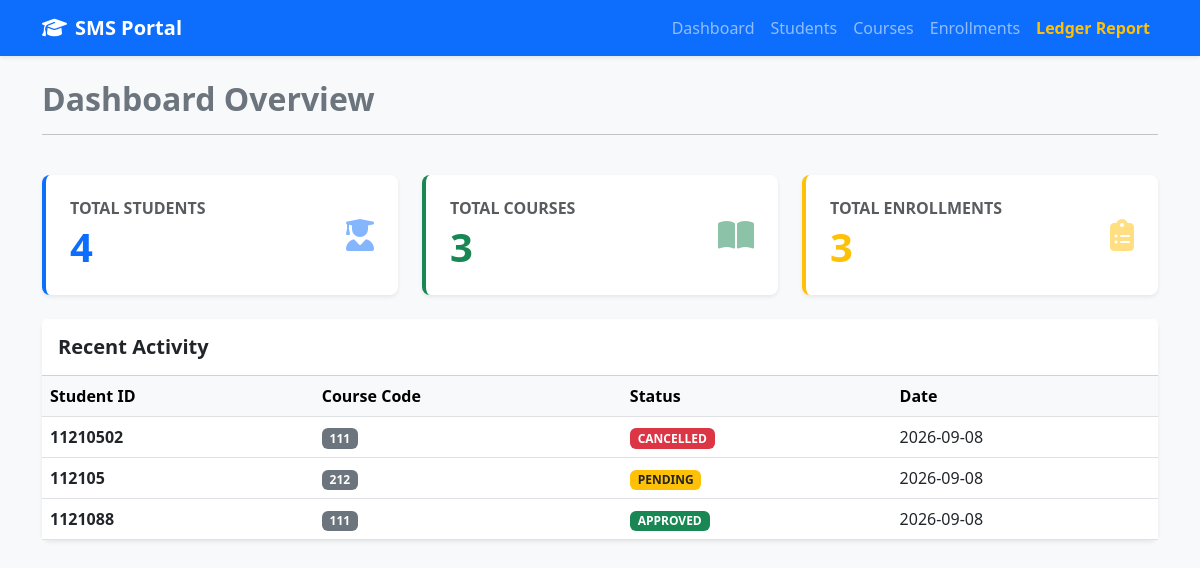
The app's page / (signed in), older data.
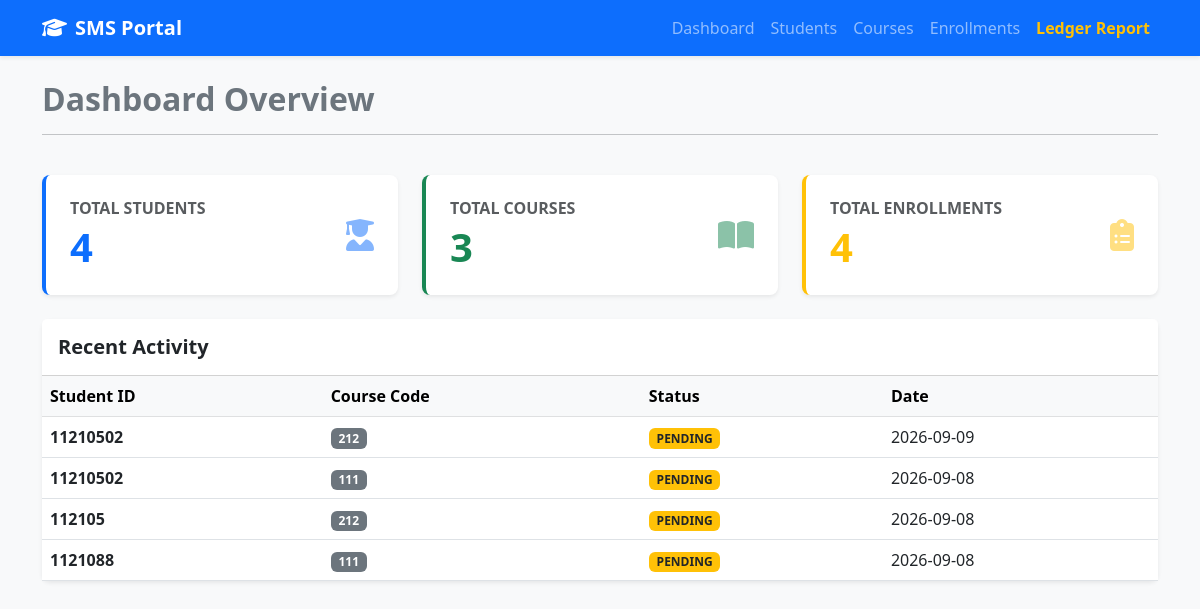
The same page, newer data.
### enrollments/models.py (models this page shows, shortened)
class Enrollment(models.Model):
    STATUS_CHOICES = (
        ('PENDING', 'Pending'),
        ('APPROVED', 'Approved'),
        ('CANCELLED', 'Cancelled'),
    )
    student = models.ForeignKey(Student, on_delete=models.CASCADE, related_name='enrollments')
    course = models.ForeignKey(Course, on_delete=models.CASCADE, related_name='enrollments')
    enrollment_date = models.DateTimeField(auto_now_add=True)
    status = models.CharField(max_length=10, choices=STATUS_CHOICES, default='APPROVED')
    class Meta:
        unique_together = ('student', 'course') # একজন শিক্ষার্থী একই কোর্সে একাধিকবার এনরোলমেন্ট করতে পারবে না

### students/models.py (models this page shows)
class Student(models.Model):
    name = models.CharField(max_length=100)
    student_id = models.CharField(max_length=20, unique=True)
    email = models.EmailField(unique=True)
    phone = models.CharField(max_length=15)
    date_of_birth = models.DateField()
    address = models.TextField()
    profile_picture = models.ImageField(upload_to='students/', blank=True, null=True)
    department = models.ForeignKey(
        Department,
        on_delete=models.CASCADE,
        related_name='students'
    )

### courses/models.py (models this page shows, shortened)
class Course(models.Model):
    title = models.CharField(max_length=200, verbose_name="Course Title")
    code = models.CharField(max_length=20, unique=True, verbose_name="Course Code")
    description = models.TextField(blank=True, null=True)
    credit_hours = models.PositiveIntegerField(default=3)
    course_fee = models.DecimalField(max_digits=10, decimal_places=2, default=0.00)
    is_active = models.BooleanField(default=True)
    created_at = models.DateTimeField(auto_now_add=True)

### enrollments/views.py (the view)
# urls.py: path('', dashboard, name='dashboard'),
@login_required
def dashboard(request):
    total_students = Student.objects.count()
    total_courses = Course.objects.count()
    total_enrollments = Enrollment.objects.count()
    recent_enrollments = Enrollment.objects.select_related('student', 'course').order_by('-enrollment_date')[:5]
    context = {
        'total_students': total_students,
        'total_courses': total_courses,
        'total_enrollments': total_enrollments,
        'recent_enrollments': recent_enrollments,
    }
    return render(request, 'dashboard.html', context)

### templates/dashboard.html (shortened to what this page needs)
{% extends 'base.html' %}
{% block content %}
<div class="row mb-4">
    <div class="col-md-12">
        <h2 class="fw-bold text-secondary">Dashboard Overview</h2>
        <hr>
    </div>
</div>
<div class="row g-4 mb-4">
    <div class="col-md-4">
        <div class="card border-0 shadow-sm border-start border-primary border-4 rounded-3">
            <div class="card-body p-4 d-flex justify-content-between align-items-center">
                <div>
                    <h6 class="text-muted mb-1 text-uppercase fw-semibold">Total Students</h6>
                    <h2 class="display-6 fw-bold text-primary mb-0">{{ total_students }}</h2>
                </div>
                <i class="fa-solid fa-user-graduate fa-2x text-primary opacity-50"></i>
            </div>
        </div>
    </div>
    <div class="col-md-4">
        <div class="card border-0 shadow-sm border-start border-success border-4 rounded-3">
            <div class="card-body p-4 d-flex justify-content-between align-items-center">
                <div>
                    <h6 class="text-muted mb-1 text-uppercase fw-semibold">Total Courses</h6>
                    <h2 class="display-6 fw-bold text-success mb-0">{{ total_courses }}</h2>
                </div>
                <i class="fa-solid fa-book-open fa-2x text-success opacity-50"></i>
            </div>
        </div>
    </div>
    <div class="col-md-4">
        <div class="card border-0 shadow-sm border-start border-warning border-4 rounded-3">
            <div class="card-body p-4 d-flex justify-content-between align-items-center">
                <div>
                    <h6 class="text-muted mb-1 text-uppercase fw-semibold">Total Enrollments</h6>
                    <h2 class="display-6 fw-bold text-warning mb-0">{{ total_enrollments }}</h2>
                </div>
                <i class="fa-solid fa-clipboard-list fa-2x text-warning opacity-50"></i>
            </div>
        </div>
    </div>
</div>
<div class="card border-0 shadow-sm rounded-3">
    <div class="card-header bg-white py-3">
        <h5 class="fw-bold text-dark mb-0">Recent Activity</h5>
    </div>
    <div class="table-responsive">
        <table class="table table-hover align-middle mb-0">
            <thead class="table-light">
                <tr>
                    <th>Student ID</th>
                    <th>Course Code</th>
                    <th>Status</th>
                    <th>Date</th>
                </tr>
            </thead>
            <tbody>
                {% for item in recent_enrollments %}
                <tr>
                    <td class="fw-semibold">{{ item.student.student_id }}</td>
                    <td><span class="badge bg-secondary">{{ item.course.code }}</span></td>
                    <td>
                        {% if item.status == 'APPROVED' %}
                            <span class="badge bg-success">APPROVED</span>
                        {% elif item.status == 'PENDING' %}
                            <span class="badge bg-warning text-dark">PENDING</span>
                        {% else %}
                            <span class="badge bg-danger">CANCELLED</span>
                        {% endif %}
                    </td>
                    <td>{{ item.enrollment_date|date:"Y-m-d" }}</td>
                </tr>
                {% endfor %}
            </tbody>
        </table>
    </div>
</div>
{% endblock %}

Row changes from the older to the newer data that the page shows:
added Enrollment: student.student_id "11210502", course.code "212", status "PENDING", enrollment_date "2026-09-09"
changed Enrollment (number 2 of 4 on the later page): status "CANCELLED" → "PENDING"
changed Enrollment (number 4 of 4 on the later page): status "APPROVED" → "PENDING"
Text that changed along with them:
{{ total_enrollments }}: "3" → "4"
